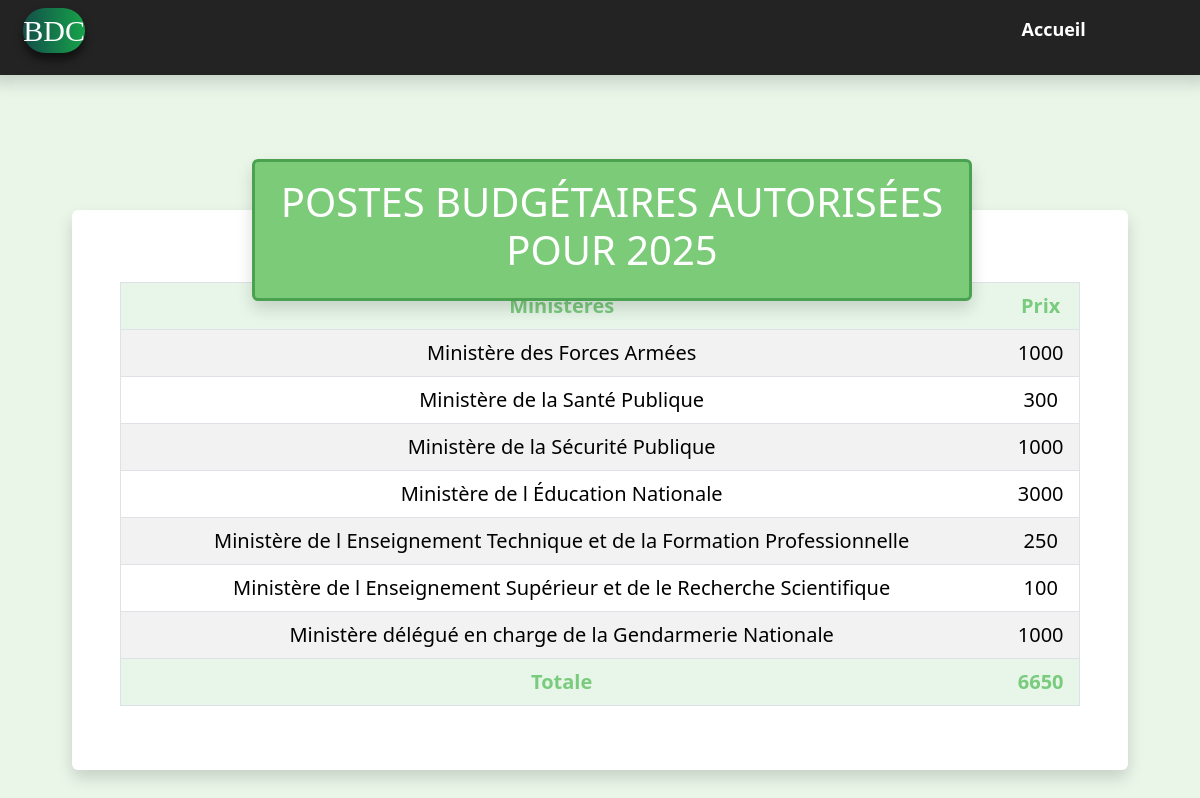
The app's page /pages/ministeres.php with its own data.
### tables this page shows
create table tableau8b(
    Titre VARCHAR(100),
    prix INT
);

### inc/connecxon.php (called while the page is built, shortened)
<?php
function dbconnect()
{
    static $connect = null;
    if ($connect === null) {
        $connect = mysqli_connect('localhost','root','','BDC');
        mysqli_set_charset($connect, 'utf8mb4');
    }
    return $connect;
}
?>

### inc/fonction.php (called while the page is built, shortened)
<?php
    include('connecxon.php');
    function table_tab8b()
    {
        $sql ="SELECT * FROM tableau8b";
        $requet = mysqli_query(dbconnect(),$sql);
        $result = array();
        while($recettes_fiscales = mysqli_fetch_assoc($requet))
        {
            $result[] = $recettes_fiscales;
        }
        return $result;
    }
    function totale_tab8b()
    {
        $sql ="SELECT * FROM tableau8b";
        $requet = mysqli_query(dbconnect(),$sql);
        $result = 0;
        while($totale = mysqli_fetch_assoc($requet))
        {
            $result = $result + $totale['prix'];
        }
        return $result;
    }
?>

### pages/ministeres.php (the view, shortened to what this page needs)
<?php
    include('../inc/fonction.php');
    $ministeres = table_tab8b();
    $taille = 0;
    while (isset($ministeres[$taille]))
    {
        $taille++;
    }
    $totale_tab8b = totale_tab8b();
?>
<!DOCTYPE html>
<html lang="en">
<head>
    <link href="../assets/bootstrap/css/bootstrap.min.css" rel="stylesheet">
    <link rel="stylesheet" href="../assets/css/style.css">
</head>
<body>
    <?php include('header1.php') ?>
    <main class="m-4 p-4">
        <div class="p-4">
            <div class="titre_recette shadow rounded">
                <h1 class="text-center p-3 text-white">POSTES BUDGÉTAIRES AUTORISÉES POUR 2025</h1>
            </div>
            <div class="container contait_table_recette p-5 rounded shadow mb-4" style="font-size:20px;">
                <table  class="table table-striped table-hover text-center rounded border mt-4">
                    <thead>
                        <tr class="fw-bold">
                            <td style="background-color: #e8f6e9ff; color: #79cb7dff">Ministeres</td>
                            <td style="background-color: #e8f6e9ff; color: #79cb7dff">Prix</td>
                        </tr>
                    </thead>
                    <tbody>
                        <?php for($i = 0; $i < $taille; $i++) { ?>
                            <tr>
                                <td><?php echo $ministeres[$i]['Titre']?></td>
                                <td><?php echo $ministeres[$i]['prix']?></td>
                            </tr>
                        <?php } ?>
                    </tbody>
                    <tfoot>
                        <tr class="fw-bold">
                            <td style="background-color: #e8f6e9ff; color: #79cb7dff">Totale</td>
                            <td style="background-color: #e8f6e9ff; color: #79cb7dff"><?php echo $totale_tab8b?></td>
                        </tr>
                    </tfoot>
                </table>
            </div>
        </div>
    </main>
</body>
</html>

### assets/css/style.css (style rules this page uses)
body { background-color: #e9f6e8; }
.titre_recette { margin-top: 1%; position: absolute; width: 60%; margin-left: 15%; background-color: #7ccb79; border: 3px solid #4aa150; }
.contait_table_recette { margin-top: 6%; background-color: white; }

### records on screen
tableau8b: Titre "Ministère des Forces Armées", prix "1000"
tableau8b: Titre "Ministère de la Santé Publique", prix "300"
tableau8b: Titre "Ministère de la Sécurité Publique", prix "1000"
tableau8b: Titre "Ministère de l Éducation Nationale", prix "3000"
tableau8b: Titre "Ministère de l Enseignement Technique et de la Formation Professionnelle", prix "250"
tableau8b: Titre "Ministère de l Enseignement Supérieur et de le Recherche Scientifique", prix "100"
tableau8b: Titre "Ministère délégué en charge de la Gendarmerie Nationale", prix "1000"

### other values on screen
$totale_tab8b "6650"
